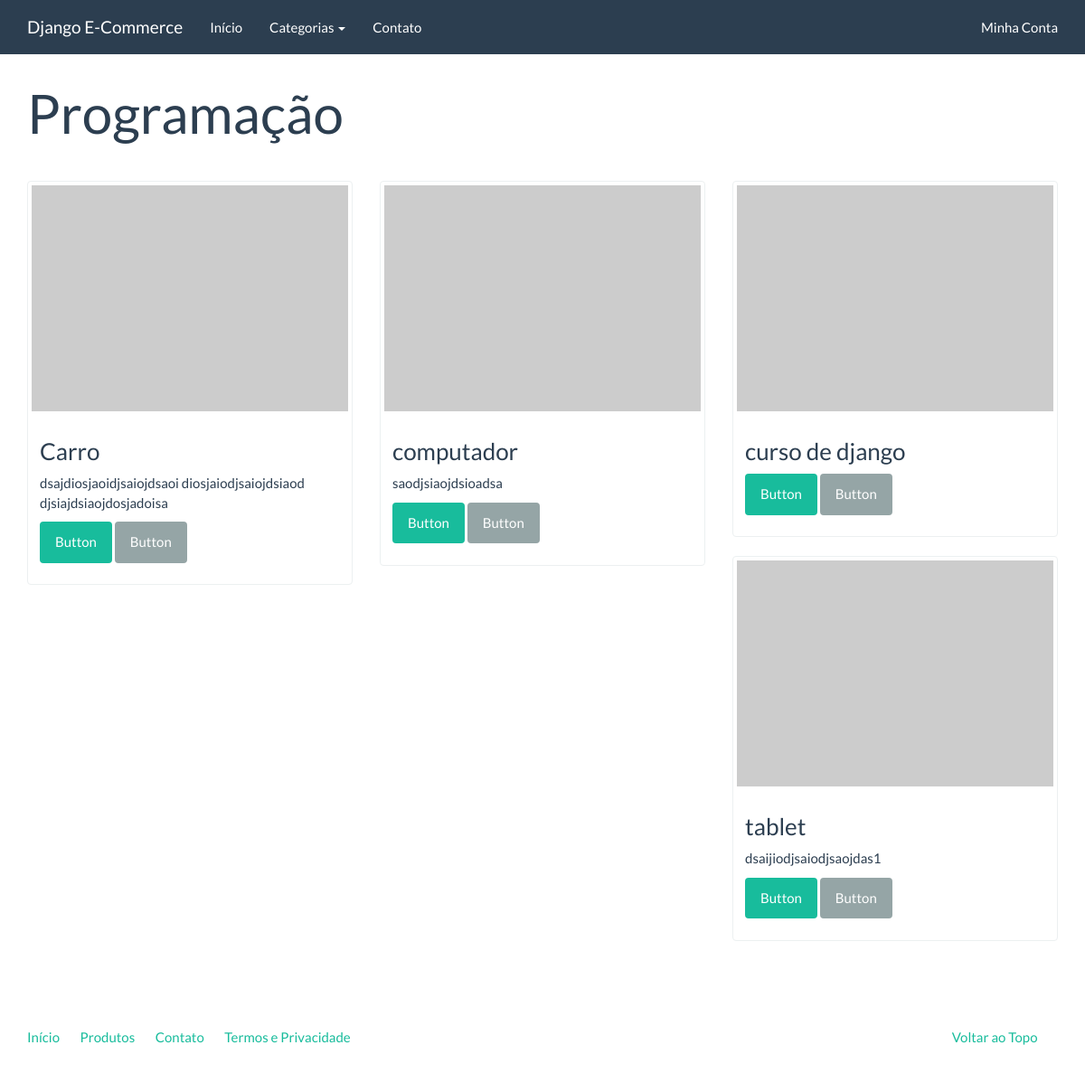
The page /catalog/programacao/ on the database its author committed.
### catalog/models.py (models this page shows)
class Category(models.Model):
    name = models.CharField('Nome', max_length=100)
    slug = models.SlugField('Identificador', max_length=100)
    created = models.DateTimeField('Criado em', auto_now_add=True)
    modified = models.DateTimeField('Modificado em', auto_now=True)
    class Meta:
        verbose_name = 'Categoria'
        verbose_name_plural = 'Categorias'
        ordering = ['name']
    def __str__(self):
        return self.name
    def get_absolute_url(self):
        return reverse('catalog:category', kwargs={'slug': self.slug})

class Product(models.Model):
    name = models.CharField('Nome', max_length=100)
    slug = models.SlugField('Identificador', max_length=100)
    category = models.ForeignKey('catalog.Category', verbose_name='Categoria',on_delete=models.CASCADE)
    description = models.TextField('Descrição', blank=True)
    price = models.DecimalField('Preço', decimal_places=2, max_digits=8)
    created = models.DateTimeField('Criado em', auto_now_add=True)
    modified = models.DateTimeField('Modificado em', auto_now=True)
    class Meta:
        verbose_name = 'Produto'
        verbose_name_plural = 'Produtos'
        ordering = ['name']
    def __str__(self):
        return self.name
    def get_absolute_url(self):
        return reverse('catalog:product', kwargs={'slug': self.slug})

### catalog/views.py (the view)
# urls.py: url(r'^(?P<slug>[\w_-]+)/$', views.category, name='category'),
def category(request, slug):
    category = Category.objects.get(slug=slug)
    context = {
        'current_category': category,
        'product_list': Product.objects.filter(category=category),
    }
    return render(request, 'catalog/category.html', context)

### catalog/context_processors.py (called while the page is built)
def categories(request):
    return {
        'categories': Category.objects.all()
    }

### catalog/templates/catalog/category.html (shortened to what this page needs)
{% extends "base.html" %}
{% block container %}
<div class="page-header">
    <h1>{{ current_category }}</h1>
</div>
<div class="row">
    {% for product in product_list %}
    <div class="col-sm-6 col-md-4">
        <div class="thumbnail">
            <a href="{{ product.get_absolute_url }}">
                <img src="http://placehold.it/350x250" alt="" />
            </a>
            <div class="caption">
                <h3>{{ product }}</h3>
                {{ product.description|linebreaks }}
                <p><a href="{{ product.get_absolute_url }}" class="btn btn-success" role="button">Button</a> <a href="#" class="btn btn-default" role="button">Button</a></p>
            </div>
        </div>
    </div>
    {% endfor %}
</div>
{% endblock %}

### rows shown on the page
Category: name "Programação"
Product: name "Carro", description "dsajdiosjaoidjsaiojdsaoi diosjaiodjsaiojdsiaod djsiajdsiaojdosjadoisa"
Product: name "computador", description "saodjsiaojdsioadsa"
Product: name "curso de django"
Product: name "tablet", description "dsaijiodjsaiodjsaojdas1"
